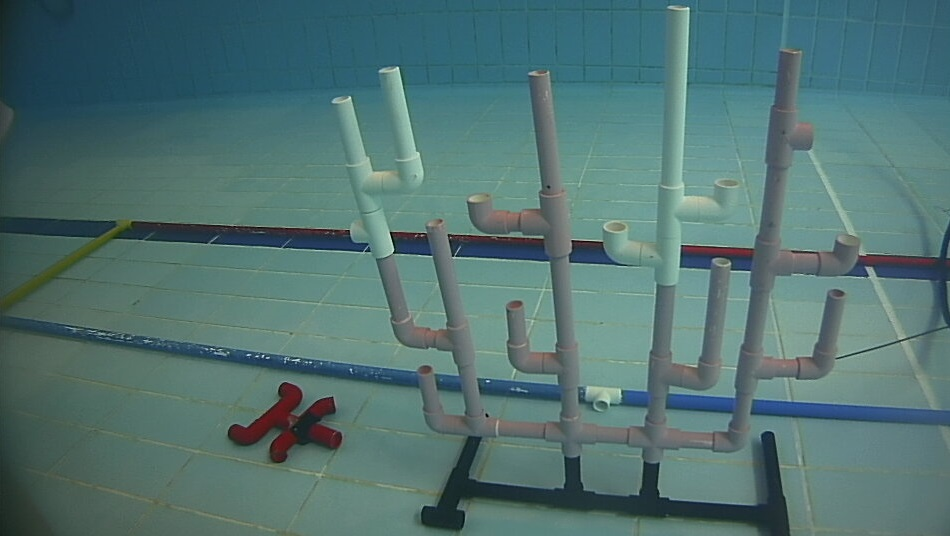
#> input picture scripts/template_matching/coral_under2.jpg, 950 x 536 px
$ python one_match.py
#> lines starting #> are read from the running program, lines starting #| are printed output that depends on the picture
import cv2
import numpy as np
from matplotlib import pyplot as plt

# img = cv22.imread('coral_past_flip.jpg',0)
# template = cv2.imread('intersection_pink_right.jpg',0)

img = cv2.imread('coral_under2.jpg', 0)
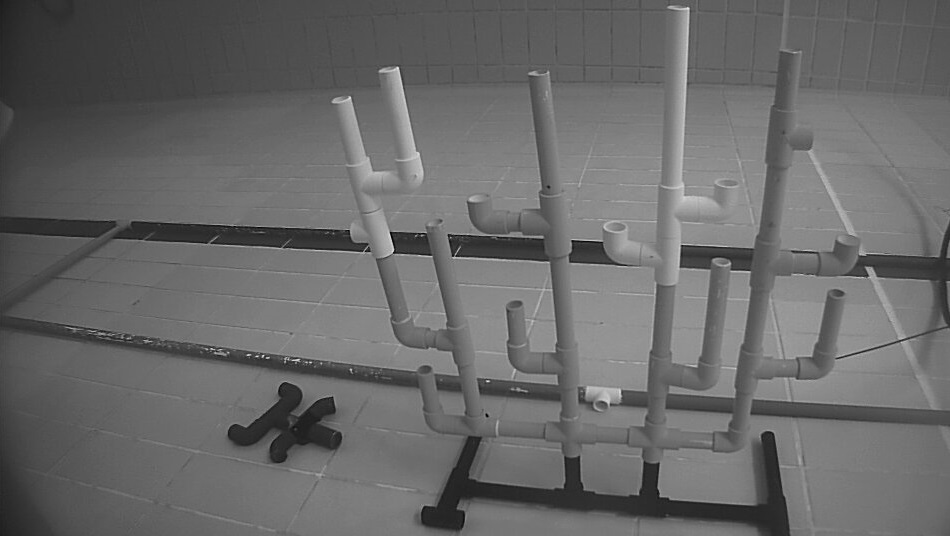
#> img: shape (536, 950); min 0, max 235, mean 104.5
template = cv2.imread('pink-removebg-preview_1_40x51.png', 0)
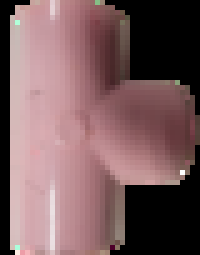
#> input picture scripts/template_matching/pink-removebg-preview_1_40x51.png, 40 x 51 px (shown 5 times larger)
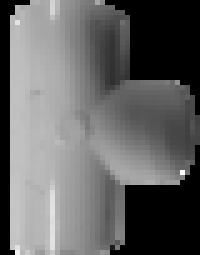
#> template: shape (51, 40) (shown 5 times larger); min 0, max 255, mean 100.2
if img is None or template is None:
    exit("ERROR: failed to read images")

img2 = img.copy()
w, h = template.shape[::-1]
#> w = 40; h = 51

# All the 6 methods for comparison in a list
methods = ['cv2.TM_CCOEFF', 'cv2.TM_CCOEFF_NORMED', 'cv2.TM_CCORR',
            'cv2.TM_CCORR_NORMED', 'cv2.TM_SQDIFF', 'cv2.TM_SQDIFF_NORMED']

for meth in methods:
    img = img2.copy()
    method = eval(meth)

    # Apply template Matching
    res = cv2.matchTemplate(img,template,method)
    min_val, max_val, min_loc, max_loc = cv2.minMaxLoc(res)

    # If the method is TM_SQDIFF or TM_SQDIFF_NORMED, take minimum
    if method in [cv2.TM_SQDIFF, cv2.TM_SQDIFF_NORMED]:
        top_left = min_loc
    else:
        top_left = max_loc
    bottom_right = (top_left[0] + w, top_left[1] + h)

    cv2.rectangle(img,top_left, bottom_right, 255, 2)

    plt.subplot(131), plt.imshow(template, cmap='gray')
    plt.title('Template'), plt.xticks([]), plt.yticks([])
    plt.subplot(132),plt.imshow(res,cmap = 'gray')
    plt.title('Matching Result'), plt.xticks([]), plt.yticks([])
    plt.subplot(133),plt.imshow(img,cmap = 'gray')
    plt.title('Detected Point'), plt.xticks([]), plt.yticks([])
    plt.suptitle(meth)
    plt.show()
#> this loop made 6 passes
#> (min_val, max_val, min_loc, top_left, bottom_right) on passes 1 to 4: (-4002606.2, 3385842.2, (759, 431), (737, 454), (777, 505)), (-0.809, 0.688, (766, 113), (733, 449), (773, 500)), (8633001, 32971664, (0, 0), (672, 165), (712, 216)), (0.557, 0.9, (764, 482), (736, 446), (776, 497))
#> (min_val, max_val, max_loc, top_left, bottom_right) on passes 5 to 6: (6335788, 22336260, (764, 479), (733, 449), (773, 500)), (0.246, 1, (0, 0), (731, 454), (771, 505))
#> pass 1, `res = cv2.matchTemplate(img,template,method)`:
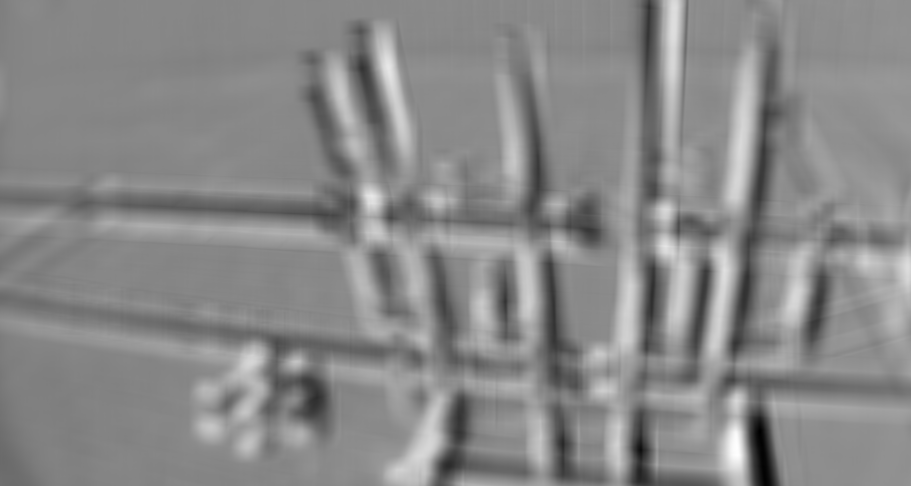
#> res: shape (486, 911) float32; min -4002606.2, max 3385842.2, mean -39109.9; drawn with min black and max white
#> pass 1, `plt.show()`:
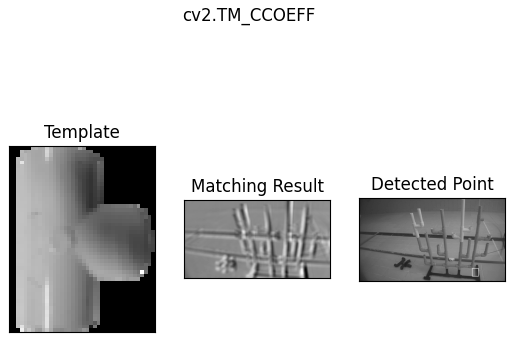
#> figure drawn by matplotlib, 3 panels
#> pass 3, `res = cv2.matchTemplate(img,template,method)`:
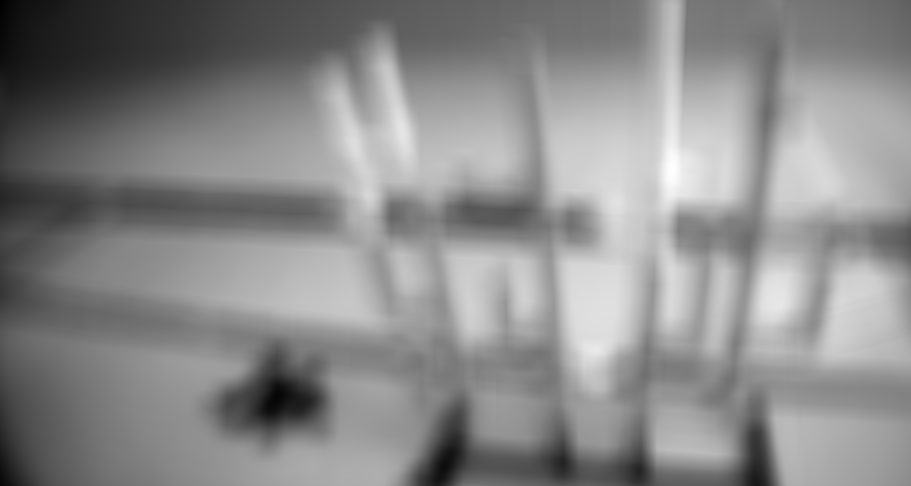
#> res: shape (486, 911) float32; min 8633001, max 32971664, mean 21852230; drawn with min black and max white
#> after the loop:
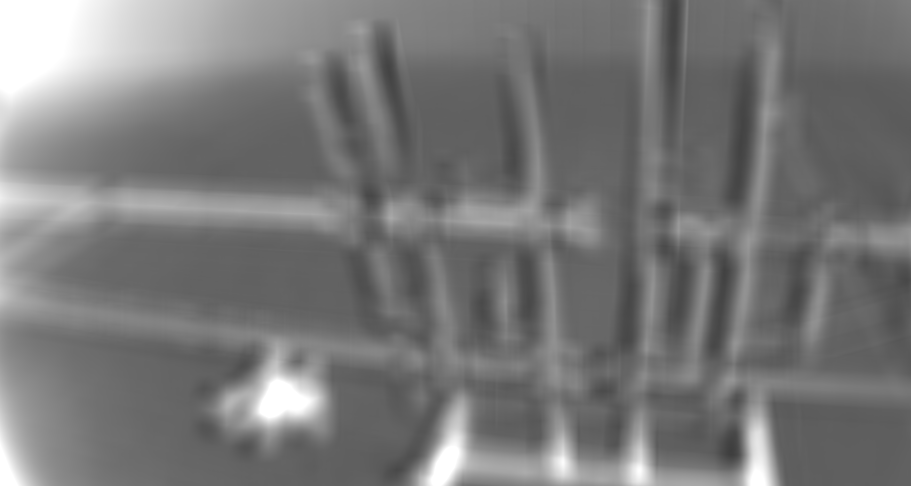
#> res: shape (486, 911) float32; min 0.246, max 1, mean 0.473
